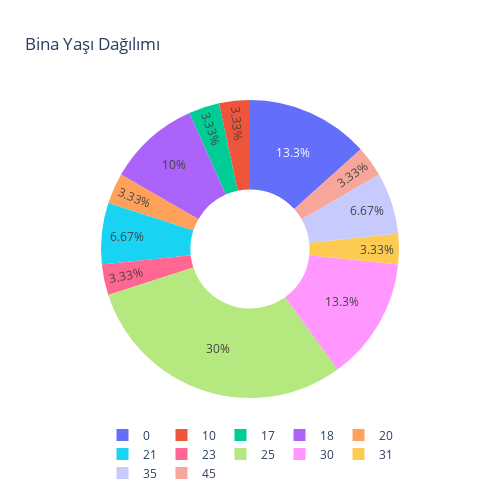

Write notebook code for a chart like this one.
### Markdown cell above
# API

### Code cell
import plotly.graph_objects as go
import numpy as np
import json
# Read the JSON file
with open('./curl-res.json', 'r') as file:
    json_data = file.read()
    

# Parse the JSON data
data = json.loads(json_data)

# Extract ages from the data field
ages = [item['age'] for item in data['data']]
ages = sorted(ages)

# Define age groups
age_groups = {
}

# Categorize ages
for age in ages:
    if age_groups.get(age) is None:
        age_groups[age] = 1
    else:
        age_groups[age] += 1


# Calculate total number of ages
total_ages = len(ages)

# Calculate percentages for each age group
age_group_percentages = {group: count / total_ages * 100 for group, count in age_groups.items()}

# Create the pie chart
labels = list(age_group_percentages.keys())
values = list(age_group_percentages.values())

fig_2 = go.Figure(data=[go.Pie(labels=labels, values=values, hole=0.4,
                             hovertemplate="Bina Yaşı: %{label}<br>Yüzdelik: %{value:.1f}%<extra></extra>",
                             sort=False
                             )])

# Update the layout for better appearance
fig_2.update_layout(title_text="Bina Yaşı Dağılımı", 
                  width=500, height=500, 
                  )

fig_2.update_layout(legend=dict(
    orientation="h",
    yanchor="bottom",
    y=-0.3,
    xanchor="center",
    x=.5
))

# Show the plot
fig_2.show()

### Figure 1 — Plotly figure (JSON) as saved in the notebook; plotly's stock layout.template omitted (floating-point values rounded to 4 significant figures)
{"data": [{"hole": 0.4, "hovertemplate": "Bina Yaşı: %{label}<br>Yüzdelik: %{value:.1f}%<extra></extra>", "labels": [0, 10, 17, 18, 20, 21, 23, 25, 30, 31, 35, 45], "sort": false, "type": "pie", "values": [13.33, 3.333, 3.333, 10, 3.333, 6.667, 3.333, 30, 13.33, 3.333, 6.667, 3.333]}], "layout": {"height": 500, "legend": {"orientation": "h", "x": 0.5, "xanchor": "center", "y": -0.3, "yanchor": "bottom"}, "title": {"text": "Bina Yaşı Dağılımı"}, "width": 500}}
